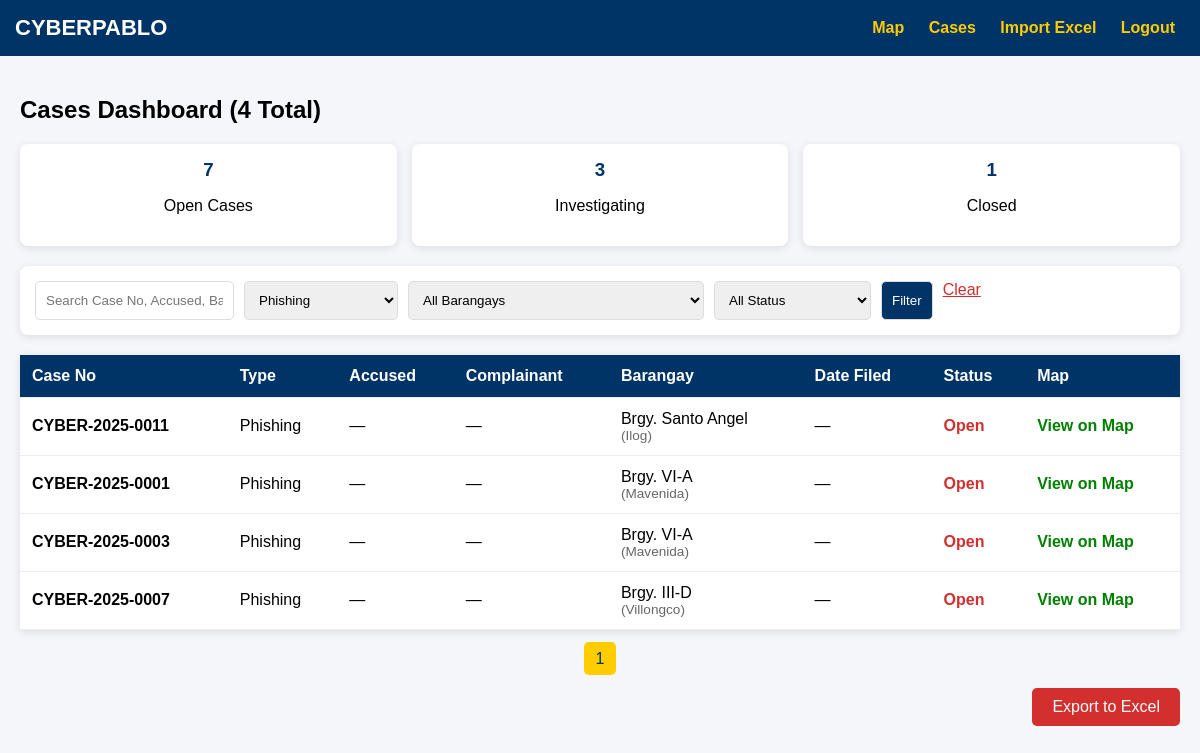
Screenshot of /pages/cases.php?type=Phishing (signed in) with the database file from the repository.
### tables this page shows
CREATE TABLE `incidents` (
  `id` int(11) NOT NULL,
  `case_no` varchar(30) NOT NULL,
  `incident_type` enum('Phishing','Online Fraud','Identity Theft','Cyber Harassment','Others') NOT NULL,
  `barangay` varchar(50) NOT NULL,
  `lat` decimal(9,6) NOT NULL,
  `lng` decimal(9,6) NOT NULL,
  `incident_date` date NOT NULL,
  `modus_operandi` text DEFAULT NULL,
  `hashed_victim_id` varchar(64) DEFAULT NULL,
  `status` enum('Open','Under Investigation','Closed') DEFAULT 'Open',
  `created_at` datetime DEFAULT current_timestamp(),
  `updated_at` datetime DEFAULT current_timestamp() ON UPDATE current_timestamp(),
  `branch` varchar(100) DEFAULT NULL,
  `accused` text DEFAULT NULL,
  `accused_address` text DEFAULT NULL,
  `accused_contact` varchar(20) DEFAULT NULL,
  `complainant` text DEFAULT NULL,
  `complainant_address` text DEFAULT NULL,
  `complainant_contact` varchar(20) DEFAULT NULL,
  `nps_docket` varchar(50) DEFAULT NULL,
  `offense_crime` varchar(255) DEFAULT NULL,
  `date_committed` datetime DEFAULT NULL,
  `date_filed` date DEFAULT NULL,
  `bail_recommended` decimal(12,2) DEFAULT NULL,
  `prosecutor` varchar(100) DEFAULT NULL,
  `received_by` varchar(100) DEFAULT NULL,
  `received_date` datetime DEFAULT NULL,
  `returned_to` varchar(100) DEFAULT NULL,
  `returned_date` datetime DEFAULT NULL
);

CREATE TABLE `barangays` (
  `id` int(11) NOT NULL,
  `official_name` varchar(100) NOT NULL,
  `alt_name` varchar(100) DEFAULT NULL,
  `lat` decimal(9,6) NOT NULL,
  `lng` decimal(9,6) NOT NULL
);

### pages/cases.php (the view, shortened to what this page needs)
<?php
require_once 'config/connection.php';
$search = trim($_GET['search'] ?? '');
$type = $_GET['type'] ?? '';
$barangay = $_GET['barangay'] ?? '';
$status = $_GET['status'] ?? '';
$page = max(1, (int)($_GET['page'] ?? 1));
$limit = 25;
$offset = ($page - 1) * $limit;
$sql = "SELECT i.*, b.lat, b.lng, b.official_name, b.alt_name
        FROM incidents i
        LEFT JOIN barangays b ON (
            i.barangay = b.official_name OR
            i.barangay = b.alt_name OR
            i.barangay = REPLACE(b.official_name, 'Brgy. ', '') OR
            i.barangay = REPLACE(b.alt_name, 'Brgy. ', '')
        )
        WHERE 1=1";
$params = []; $types = "";
if ($type) { $sql .= " AND i.incident_type = ?"; $params[] = $type; $types .= "s"; }
$count_sql = preg_replace('/SELECT i\.\*, b\.lat, b\.lng, b\.official_name, b\.alt_name/', 'SELECT COUNT(*)', $sql);
$count_stmt = $conn->prepare($count_sql);
if ($params) $count_stmt->bind_param($types, ...$params);
$count_stmt->execute();
$total = $count_stmt->get_result()->fetch_row()[0];
$pages = ceil($total / $limit);
$sql .= " ORDER BY i.incident_date DESC LIMIT ? OFFSET ?";
$params[] = $limit; $params[] = $offset; $types .= "ii";
$stmt = $conn->prepare($sql);
$stmt->bind_param($types, ...$params);
$stmt->execute();
$result = $stmt->get_result();
?>
<!DOCTYPE html>
<html>
<head>
    <link rel="stylesheet" href="https://unpkg.com/leaflet@1.9.4/dist/leaflet.css" />
</head>
<body>
    <div class="header">
        <h1>CYBERPABLO</h1>
        <div class="nav">
            <a href="dashboard.php">Map</a>
            <a href="cases.php">Cases</a>
            <?php if ($_SESSION['role'] === 'admin'): ?>
                <a href="import_excel.php">Import Excel</a>
            <?php endif; ?>
            <a href="logout.php">Logout</a>
        </div>
    </div>
    <div class="container">
        <h2>Cases Dashboard (<?= $total ?> Total)</h2>
        <div class="stats">
            <div class="stat-box">
                <h3><?= $conn->query("SELECT COUNT(*) FROM incidents WHERE status='Open'")->fetch_row()[0] ?></h3>
                <p>Open Cases</p>
            </div>
            <div class="stat-box">
                <h3><?= $conn->query("SELECT COUNT(*) FROM incidents WHERE status='Under Investigation'")->fetch_row()[0] ?></h3>
                <p>Investigating</p>
            </div>
            <div class="stat-box">
                <h3><?= $conn->query("SELECT COUNT(*) FROM incidents WHERE status='Closed'")->fetch_row()[0] ?></h3>
                <p>Closed</p>
            </div>
        </div>
        <div class="filters">
            <form method="GET" style="display: flex; gap: 10px; flex: 1;">
                <input type="text" name="search" placeholder="Search Case No, Accused, Barangay..." value="<?= htmlspecialchars($search) ?>">
                <select name="type">
                    <option value="Phishing" <?= $type=='Phishing'?'selected':'' ?>>Phishing</option>
                </select>
                <select name="barangay">
                    <option value="">All Barangays</option>
                </select>
                <select name="status">
                    <option value="">All Status</option>
                </select>
                <button type="submit">Filter</button>
                <a href="cases.php" style="color:#d32f2f;">Clear</a>
            </form>
        </div>
        <table>
            <tr>
                <th>Case No</th>
                <th>Type</th>
                <th>Accused</th>
                <th>Complainant</th>
                <th>Barangay</th>
                <th>Date Filed</th>
                <th>Status</th>
                <th>Map</th>
            </tr>
            <?php while ($row = $result->fetch_assoc()): ?>
            <tr onclick="showOnMap(<?= $row['lat'] ?? 14.0702 ?>, <?= $row['lng'] ?? 121.3256 ?>, '<?= addslashes($row['case_no']) ?>')">
                <td><strong><?= $row['case_no'] ?></strong></td>
                <td><?= $row['incident_type'] ?></td>
                <td><?= htmlspecialchars($row['accused'] ?? '—') ?></td>
                <td><?= htmlspecialchars($row['complainant'] ?? '—') ?></td>
                <td>
                    <?= htmlspecialchars($row['official_name'] ?? $row['barangay']) ?>
                    <?php if ($row['alt_name'] && $row['official_name']): ?>
                        <div class="alt-name">(<?= $row['alt_name'] ?>)</div>
                    <?php endif; ?>
                </td>
                <td><?= $row['date_filed'] ? date('M d, Y', strtotime($row['date_filed'])) : '—' ?></td>
                <td>
                    <span class="status-<?= strtolower(str_replace(' ', '-', $row['status'])) ?>">
                        <?= $row['status'] ?>
                    </span>
                </td>
                <td>
                    <?php if ($row['lat'] && $row['lng']): ?>
                        <a href="dashboard.php?lat=<?= $row['lat'] ?>&lng=<?= $row['lng'] ?>&case=<?= urlencode($row['case_no']) ?>"
                           style="color:green; text-decoration:none; font-weight:bold;">
                            View on Map
                        </a>
                    <?php else: ?>
                        <span style="color:orange;">No GPS</span>
                    <?php endif; ?>
                </td>
            </tr>
            <?php endwhile; ?>
        </table>
        <div class="pagination">
            <?php for ($i = 1; $i <= $pages; $i++): ?>
                <a href="?page=<?= $i ?>&search=<?= urlencode($search) ?>&type=<?= $type ?>&barangay=<?= $barangay ?>&status=<?= $status ?>"
                   class="<?= $i==$page?'active':'' ?>"><?= $i ?></a>
            <?php endfor; ?>
        </div>
        <a href="export_cases.php" class="export">Export to Excel</a>
    </div>
</body>
</html>

### pages/cases.php (style rules this page uses)
body { margin: 0; font-family: Arial; background: #f4f6f9; }
.header { background: #003366; color: white; padding: 15px; display: flex; justify-content: space-between; align-items: center; }
.header h1 { margin: 0; font-size: 22px; }
.nav a { color: #ffcc00; margin: 0 10px; text-decoration: none; font-weight: bold; }
.container { padding: 20px; }
.stats { display: flex; gap: 15px; margin-bottom: 20px; }
.stat-box { background: white; padding: 15px; border-radius: 8px; box-shadow: 0 2px 8px rgba(0,0,0,0.1); flex: 1; text-align: center; }
.stat-box h3 { margin: 0; color: #003366; }
.filters { background: white; padding: 15px; border-radius: 8px; margin-bottom: 20px; box-shadow: 0 2px 8px rgba(0,0,0,0.1); display: flex; gap: 10px; flex-wrap: wrap; align-items: center; }
.filters input, .filters select, .filters button { padding: 10px; border: 1px solid #ddd; border-radius: 5px; }
.filters button { background: #003366; color: white; cursor: pointer; }
table { width: 100%; border-collapse: collapse; background: white; box-shadow: 0 2px 8px rgba(0,0,0,0.1); }
th, td { padding: 12px; text-align: left; border-bottom: 1px solid #eee; }
th { background: #003366; color: white; }
.status-open { color: #d32f2f; font-weight: bold; }
.pagination { text-align: center; margin: 20px 0; }
.pagination a { margin: 0 5px; padding: 8px 12px; background: #003366; color: white; text-decoration: none; border-radius: 5px; }
.pagination a.active { background: #ffcc00; color: #003366; }
.export { background: #d32f2f; color: white; padding: 10px 20px; border-radius: 5px; text-decoration: none; float: right; }
.alt-name { font-size: 0.85em; color: #666; }

### rows the page displays
incidents: case_no "CYBER-2025-0011", incident_type "Phishing", accused "—", complainant "—", barangays.official_name "Brgy. Santo Angel", barangays.alt_name "Ilog", status "Open"
incidents: case_no "CYBER-2025-0001", incident_type "Phishing", accused "—", complainant "—", barangays.official_name "Brgy. VI-A", barangays.alt_name "Mavenida", status "Open"
incidents: case_no "CYBER-2025-0003", incident_type "Phishing", accused "—", complainant "—", barangays.official_name "Brgy. VI-A", barangays.alt_name "Mavenida", status "Open"
incidents: case_no "CYBER-2025-0007", incident_type "Phishing", accused "—", complainant "—", barangays.official_name "Brgy. III-D", barangays.alt_name "Villongco", status "Open"

### other values shown
$total "4"
